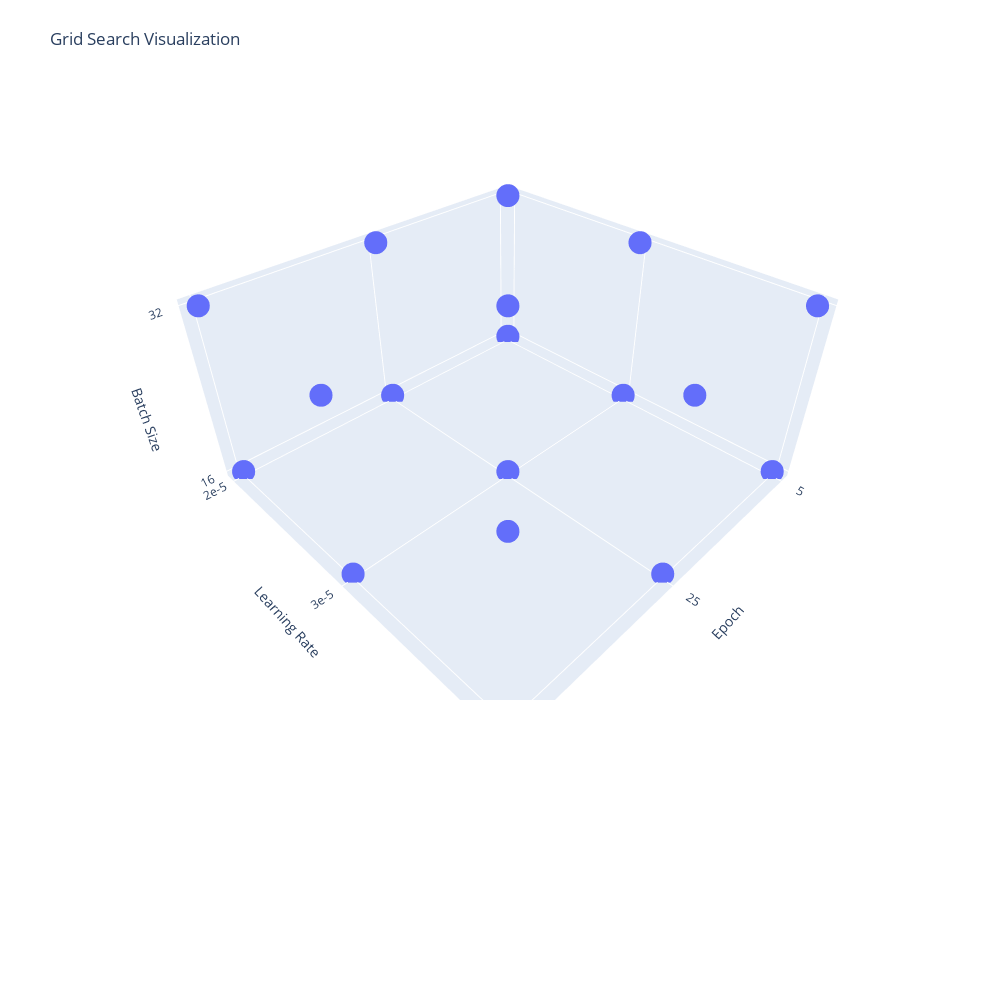

The notebook cell this image was saved under:
### Code cell
import numpy as np
import pandas as pd
import plotly.express as px

## recreate a DataFrame that looks how a gridsearch would look
epoch = [5, 25, 50]
lr = ['2e-5', '3e-5', '5e-5']
bs = [16, 32]
grid = []
for x in epoch:
    for y in lr:
        for z in bs:
            grid.append([x,y,z])
            
results = pd.DataFrame(data=np.array(grid), columns=["Epoch","Learning Rate","Batch Size"])

## let's assume your mean_test_score gradually increases with some noise 
np.random.seed(42)
mean_scores = 1
results["mean_scores"] = mean_scores

fig = px.scatter_3d(results, x='Epoch', y='Learning Rate', z='Batch Size')

fig.update_layout(
    title="Grid Search Visualization",
    autosize=True, width=1000, height=1000,
    margin = dict(l=65, r=50, b=300, t=90))
fig.show()

### Figure 1 — Plotly figure (JSON) as saved in the notebook; plotly's stock layout.template omitted (floating-point values rounded to 4 significant figures)
{"data": [{"hovertemplate": "Epoch=%{x}<br>Learning Rate=%{y}<br>Batch Size=%{z}<extra></extra>", "legendgroup": "", "marker": {"color": "#636efa", "symbol": "circle"}, "mode": "markers", "name": "", "scene": "scene", "showlegend": false, "type": "scatter3d", "x": ["5", "5", "5", "5", "5", "5", "25", "25", "25", "25", "25", "25", "50", "50", "50", "50", "50", "50"], "y": ["2e-5", "2e-5", "3e-5", "3e-5", "5e-5", "5e-5", "2e-5", "2e-5", "3e-5", "3e-5", "5e-5", "5e-5", "2e-5", "2e-5", "3e-5", "3e-5", "5e-5", "5e-5"], "z": ["16", "32", "16", "32", "16", "32", "16", "32", "16", "32", "16", "32", "16", "32", "16", "32", "16", "32"]}], "layout": {"autosize": true, "height": 1000, "legend": {"tracegroupgap": 0}, "margin": {"b": 300, "l": 65, "r": 50, "t": 90}, "scene": {"domain": {"x": [0, 1], "y": [0, 1]}, "xaxis": {"title": {"text": "Epoch"}}, "yaxis": {"title": {"text": "Learning Rate"}}, "zaxis": {"title": {"text": "Batch Size"}}}, "title": {"text": "Grid Search Visualization"}, "width": 1000}}
